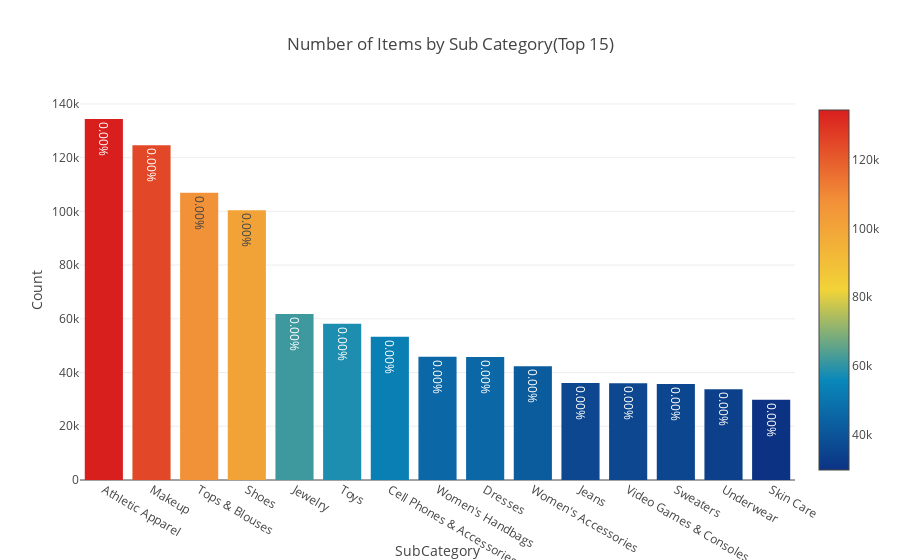

Write notebook code for a chart like this one.
### Code cell
trace2 = go.Bar(x=x, y=y, text=pct,
               marker=dict(
               color=y,colorscale='Portland',showscale=True,
                   reversescale=False
               ))
layout = dict(title= 'Number of Items by Sub Category(Top 15)',
              yaxis = dict(title='Count'),
              xaxis = dict(title='SubCategory'))
fig=dict(data=[trace2], layout=layout)
py.iplot(fig)

### Figure 1 — Plotly figure (JSON) as saved in the notebook; plotly's stock layout.template omitted (floating-point values rounded to 4 significant figures)
{"data": [{"marker": {"color": [134383, 124624, 106960, 100452, 61763, 58158, 53290, 45862, 45758, 42350, 36130, 35971, 35752, 33784, 29838], "colorscale": "Portland", "reversescale": false, "showscale": true}, "text": ["0.00%", "0.00%", "0.00%", "0.00%", "0.00%", "0.00%", "0.00%", "0.00%", "0.00%", "0.00%", "0.00%", "0.00%", "0.00%", "0.00%", "0.00%"], "type": "bar", "uid": "5575ed48-b28a-11e8-96db-08606eedb647", "x": ["Athletic Apparel", "Makeup", "Tops & Blouses", "Shoes", "Jewelry", "Toys", "Cell Phones & Accessories", "Women's Handbags", "Dresses", "Women's Accessories", "Jeans", "Video Games & Consoles", "Sweaters", "Underwear", "Skin Care"], "y": [134383, 124624, 106960, 100452, 61763, 58158, 53290, 45862, 45758, 42350, 36130, 35971, 35752, 33784, 29838]}], "layout": {"title": "Number of Items by Sub Category(Top 15)", "xaxis": {"title": "SubCategory"}, "yaxis": {"title": "Count"}}}
